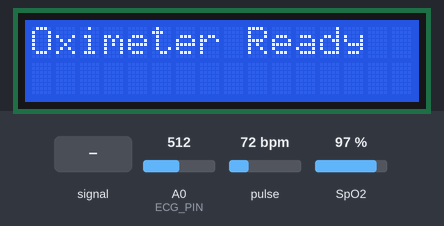
A sketch run on a simulated Arduino Uno, built with avr-gcc and run on an emulated ATmega328P. On the bench: 16×2 character LCD. The test bench sets the inputs (shaded band); at power-on: pulse 72 bpm, A0 (ECG_PIN) = 512, SpO2 97 %. What the sketch prints to the serial monitor is not drawn.

Above: at 2.1 s.
At 5.3 s:
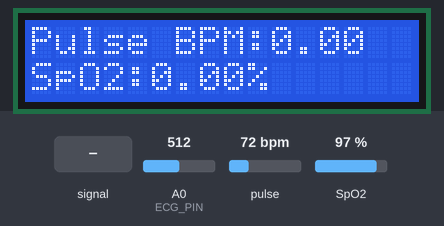
5.4 s: A0 (ECG_PIN) fed a 200 Hz sine of ±81 counts around its level
At 7.3 s:
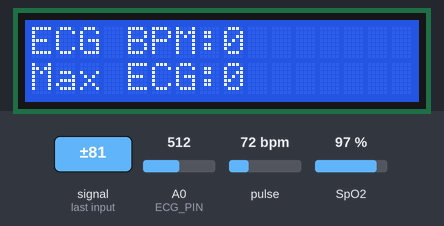
7.6 s: pulse set to 42 bpm
At 12.3 s:
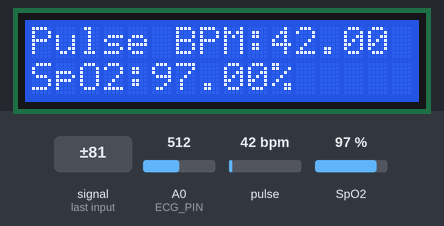
Timing chart, 0 to 13.8 s (numbered marks = the images above; inputs shaded):
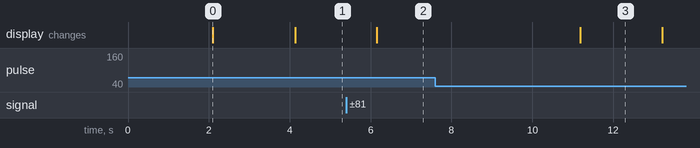

Measured:
- what the display in image 0 shows lasts 2.0 s, from 2.1 s to 4.1 s

The sketch:

step4_max_heart_rate_per_minute.ino
```cpp
#include <Wire.h>
#include <LiquidCrystal_I2C.h>
#include "MAX30100_PulseOximeter.h"

// Initialize the LCD (I2C address 0x27, 16 columns, 2 rows)
LiquidCrystal_I2C lcd(0x27, 16, 2);

// Define constants for AD8232
#define ECG_PIN A0
unsigned long previousMillis = 0;
unsigned int ecgHeartRate = 0;
int ecgBeatDetected = 0;
int ecgThreshold = 512; // Adjust based on ECG signal
unsigned long ecgBeatInterval = 0;

// Define constants for MAX30100/MAX30102
#define REPORTING_PERIOD_MS 3000
PulseOximeter pox;
uint32_t tsLastReport = 0;

// Variables to track maximum heart rates
unsigned int maxECGHeartRate = 0;
unsigned int maxPulseHeartRate = 0;
unsigned long startMinuteMillis = 0;

// Callback for MAX30100/MAX30102 beat detection
void onBeatDetected() {
    Serial.println("Beat detected!");
}

void setup() {
    // Initialize Serial Monitor
    Serial.begin(115200);
    Serial.println("Initializing...");

    // Initialize LCD
    lcd.init();
    lcd.backlight();
    lcd.clear();
    lcd.setCursor(0, 0);
    lcd.print("Initializing...");
    delay(2000);
    lcd.clear();

    // Initialize MAX30100/MAX30102 Pulse Oximeter
    if (!pox.begin()) {
        Serial.println("Pulse oximeter FAILED");
        lcd.setCursor(0, 0);
        lcd.print("Oximeter Error");
        while (true); // Stay here on failure
    } else {
        Serial.println("Pulse oximeter SUCCESS");
        lcd.setCursor(0, 0);
        lcd.print("Oximeter Ready");
        delay(2000);
        lcd.clear();
    }
    pox.setIRLedCurrent(MAX30100_LED_CURR_24MA);
    pox.setOnBeatDetectedCallback(onBeatDetected);

    // Initialize minute timer
    startMinuteMillis = millis();
}

void loop() {
    // === AD8232 ECG Sensor ===
    int ecgSignal = analogRead(ECG_PIN);

    // Check for heartbeat (value crossing threshold)
    if (ecgSignal > ecgThreshold && ecgBeatDetected == 0) {
        ecgBeatDetected = 1; // Beat detected
        unsigned long currentMillis = millis();
        ecgBeatInterval = currentMillis - previousMillis;
        previousMillis = currentMillis;

        // Calculate heart rate (BPM)
        if (ecgBeatInterval > 0) {
            ecgHeartRate = 60000 / ecgBeatInterval; // 60,000 ms = 1 minute
        }

        // Update maximum ECG heart rate
        if (ecgHeartRate > maxECGHeartRate) {
            maxECGHeartRate = ecgHeartRate;
        }

        // Debugging output for ECG
        Serial.print("ECG Signal: ");
        Serial.print(ecgSignal);
        Serial.print(" | ECG BPM: ");
        Serial.println(ecgHeartRate);
    }
    if (ecgSignal < ecgThreshold) {
        ecgBeatDetected = 0;
    }

    // === MAX30100/MAX30102 Pulse Oximeter ===
    pox.update();

    if (millis() - tsLastReport > REPORTING_PERIOD_MS) {
        float maxHeartRate = pox.getHeartRate();
        float spO2 = pox.getSpO2();

        // Update maximum Pulse heart rate
        if (maxHeartRate > maxPulseHeartRate) {
            maxPulseHeartRate = maxHeartRate;
        }

        // Debugging output for MAX30100/MAX30102
        Serial.print("Pulse BPM: ");
        Serial.print(maxHeartRate);
        Serial.print("  SpO2: ");
        Serial.print(spO2);
        Serial.println("%");

        // === Display on LCD ===
        lcd.clear();
        lcd.setCursor(0, 0);
        lcd.print("Pulse BPM:");
        lcd.print(maxHeartRate);
        lcd.setCursor(0, 1);
        lcd.print("SpO2:");
        lcd.print(spO2);
        lcd.print("%");
        delay(2000);

        lcd.clear();
        lcd.setCursor(0, 0);
        lcd.print("ECG BPM:");
        lcd.print(ecgHeartRate);
        lcd.setCursor(0, 1);
        lcd.print("Max ECG:");
        lcd.print(maxECGHeartRate);
        delay(2000);

        // Update last report time
        tsLastReport = millis();
    }

    // === Check if one minute has passed ===
    if (millis() - startMinuteMillis >= 60000) {
        // Print maximum values for the minute
        Serial.println("==== One Minute Report ====");
        Serial.print("Max ECG BPM: ");
        Serial.println(maxECGHeartRate);
        Serial.print("Max Pulse BPM: ");
        Serial.println(maxPulseHeartRate);

        // Reset maximum values for the next minute
        maxECGHeartRate = 0;
        maxPulseHeartRate = 0;

        // Reset the timer
        startMinuteMillis = millis();
    }
}
```
